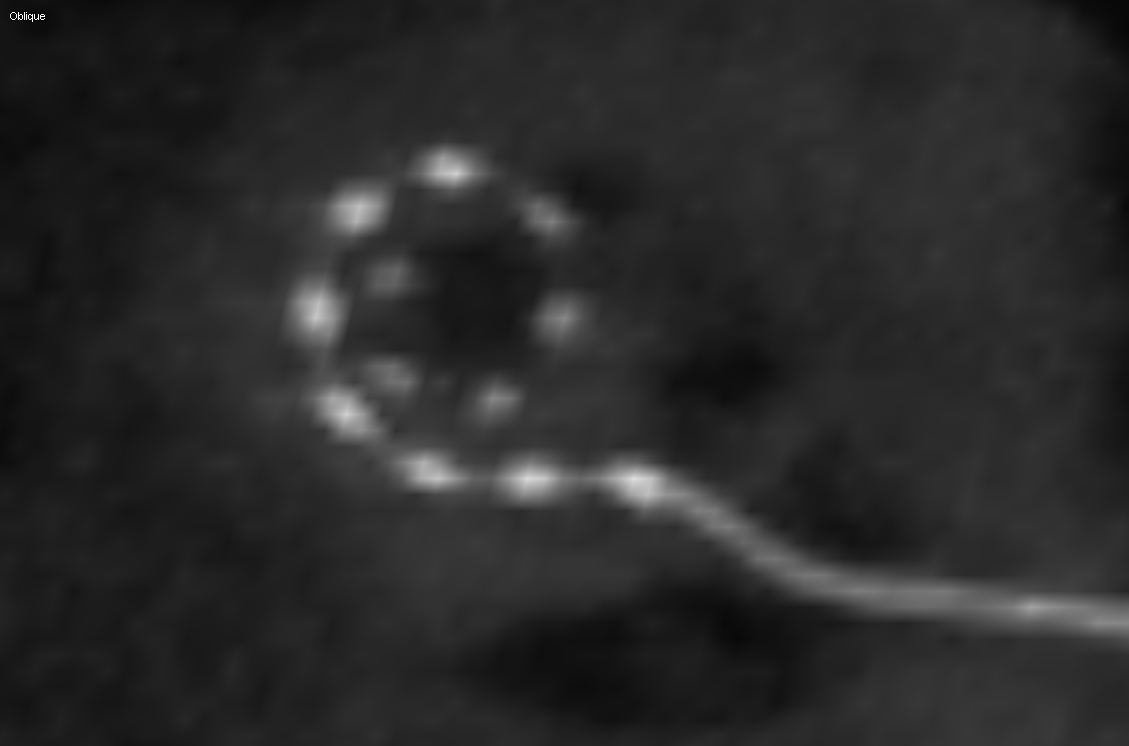
#> input picture DATA/ID15/ID15post.png, 1129 x 746 px
$ python Meagan_all.py
#> lines starting #> are read from the running program, lines starting #| are printed output that depends on the picture; after the words box and inside, x2 and y2 are one past the last pixel; in counts of white or black regions, pixels touching at a corner belong together
import sys
import matplotlib
import matplotlib.pyplot as plt
import numpy as np
import skimage
from skimage import feature, color, filters, draw, measure
from scipy import ndimage, spatial
from PIL import Image
import cv2
import argparse
import imutils
from imutils import contours
import math
from operator import itemgetter

# [13 lines of commented-out code are left out]
post = plt.imread("DATA/ID15/ID15post.png")
#> post is the input picture: shape (746, 1129, 4) float32; mean R, G, B, A 0.164, 0.164, 0.164, 1
pre = plt.imread("DATA/ID15/ID15pre.png")
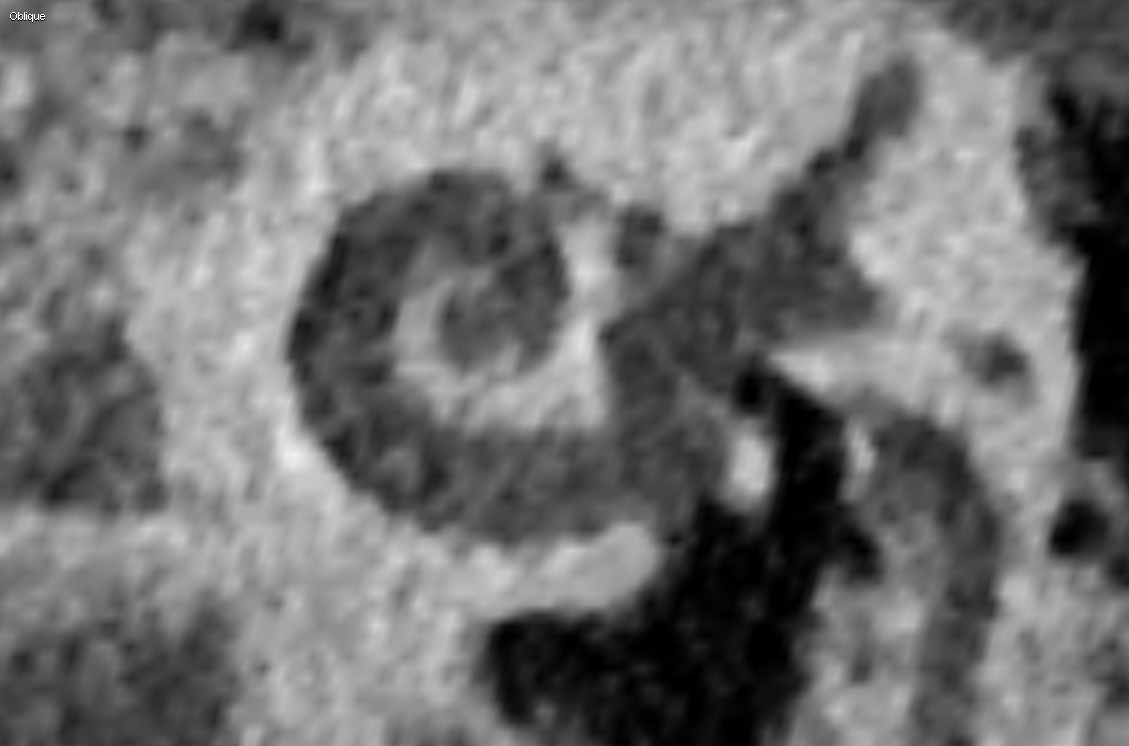
#> input picture DATA/ID15/ID15pre.png, 1129 x 746 px
#> pre is the input picture: shape (746, 1129, 4) float32; mean R, G, B, A 0.449, 0.449, 0.449, 1
# [10 lines of commented-out code are left out]

def crop_image(img):
    '''
    Crops image to remove text in top left/right corner.
    '''
    crop_img = img[50:img.shape[0], 0:img.shape[1]]
#> in crop_image (call 2), `crop_img = img[50:img.shape[0], 0:img.shape[1]]`:
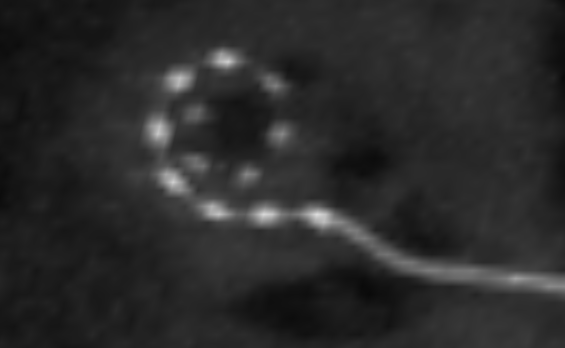
#> crop_img: shape (696, 1129, 4) float32 (shown at 1/2 size); mean R, G, B, A 0.167, 0.167, 0.167, 1
    return crop_img

def normalize(img):
    '''
    Normalize image so all pixel values are between 0 and 1.
    '''
    min_pixel = np.amin(img)
#> min_pixel = 0.0353
    max_pixel = np.amax(img)
#> max_pixel = 1
    norm_img = (img - min_pixel) * (1 / (max_pixel - min_pixel))
    return norm_img

#crop and normalize pre and post images
pre_crop = crop_image(pre)
post_crop = crop_image(post)
post_norm = normalize(post_crop)

def find_bright_points(image):
    '''
    Find brightest points in image. Function uses thresholding, based on the
    mean pixel of an image, to extract the brightest pixels.
    INPUT:
        - image: post-operative image
    OUTPUT:
        - thresh_img: mask image showing pixels between determined threshold and 1
    '''
    gray = cv2.cvtColor(image, cv2.COLOR_BGR2GRAY)
    mean_pixel = np.mean(gray)
#> mean_pixel = 0.136
    if mean_pixel < 0.1:
        thresh = 0.155
    elif mean_pixel > 0.1 and mean_pixel < 0.2:
        thresh = 0.35
    elif mean_pixel > 0.2 and mean_pixel < 0.285:
        thresh = 0.5
    elif mean_pixel > 0.285 and mean_pixel < 0.5:
        thresh = 0.8
    elif mean_pixel > 0.5:
        thresh = 0.99
    thresh_img = cv2.threshold(gray, thresh, 1, cv2.THRESH_BINARY)[1]
#> thresh_img: shape (696, 1129) float32; values 0 (black) and 1 (white), 3.8% white; 12 white regions, largest, box (x1, y1, x2, y2) and area: (753, 496, 1129, 584) 8261, (492, 406, 755, 495) 7585, (311, 333, 382, 390) 2589
    # perform a series of erosions and dilations to remove
    # any small blobs of noise from the thresholded image
    thresh_img = cv2.erode(thresh_img, None, iterations=6)
#> thresh_img: shape (696, 1129) float32; values 0 (black) and 1 (white), 1.5% white; 15 white regions (3 under 20 px), largest, box (x1, y1, x2, y2) and area: (801, 524, 1129, 577) 2922, (601, 417, 735, 480) 2072, (298, 237, 337, 287) 1298
    thresh_img = cv2.dilate(thresh_img, None, iterations=4)
#> thresh_img: shape (696, 1129) float32; values 0 (black) and 1 (white), 2.8% white; 13 white regions, largest, box (x1, y1, x2, y2) and area: (797, 520, 1129, 581) 5978, (597, 413, 739, 484) 3728, (317, 337, 376, 388) 2077

    return thresh_img

def select_spiral(thresh_img, center):
    '''
    Remove detected components that are more than 400 pixels left or right from the spiral center.
    INPUTS:
        - thresh_img: thresholded image showing contours (bright spots) - output from find_bright_points function
        - center: coordinates of spiral center
    OUTPUTS:
        - thresh_img_spiral: thresholded image containing only components within 400 of spiral center
    '''
    # copy thresh_img so original image won't be changed
    thresh_img_spiral = thresh_img.copy()
    # if spiral center is less than 400 pixels from either boundary, don't need to remove from that side
    # otherwise, set all pixels from 0 to center-400 and center+400 to end equal to zero
    if center[0] > 400 and center[0] < thresh_img.shape[1]-400:
        thresh_img_spiral[:, :int(center[0])-400] = 0
        thresh_img_spiral[:, int(center[0])+400:] = 0
    elif center[0] < 400 and center[0] < thresh_img.shape[1]-400:
        thresh_img_spiral[:, int(center[0])+400:] = 0
    elif center[0] > 400 and center[0] > thresh_img.shape[1]-400:
        thresh_img_spiral[:, :int(center[0])-400] = 0
    return thresh_img_spiral

def find_components(mask):
    '''
    Function finds all connected components (white parts of image), then determines which section of the image
    contains the most components. The components that are not in this section are blacked out.
    INPUT:
        - mask: mask image containing brightest points
    OUTPUT:
        - comp_img: image containing only components around spiral center
    '''
    #create empty list to store number of components in each section
    num_comps = list()
    #create copy of mask so original doesn't get changed
    mask_img = mask.copy()
    mask_img = np.uint8(mask_img)
    #loop over columns of mask
    for i in range(0, mask_img.shape[1]):
        nb_components, output, stats, centroids = cv2.connectedComponentsWithStats(mask_img[:,i:i+400], connectivity=8)
        #connectedComponentswithStats yields every seperated component with information on each of them, such as size
        #remove the background component
        sizes = stats[1:, -1]; nb_components = nb_components - 1
        num_comps.append(nb_components)
#> this loop made 1129 passes
#> (nb_components, sizes) on passes 1 to 3: (5, [1720, 2074, 294, 2077, 20]), (5, [1720, 2074, 305, 2077, 32]), (5, [1720, 2074, 315, 2077, 46])
#> pass 1, in find_components, `nb_components, output, stats, centroids = cv2.connectedComponentsWithS..`:
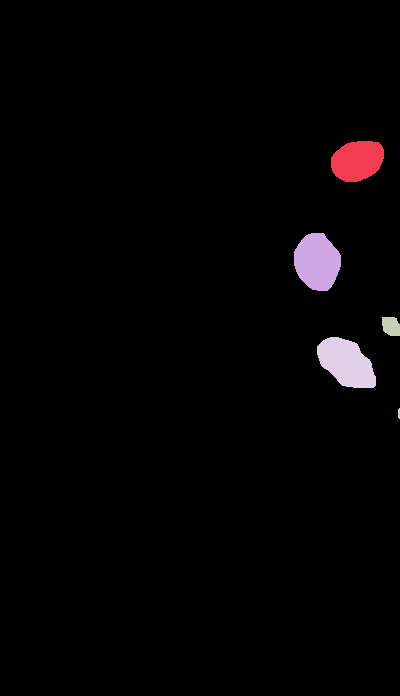
#> output: shape (696, 400) int32; 6 distinct labels, from 0 to 5; one colour per label, 0 black
#> after the loop, num_comps = 1129 values, max 11 at index 198, min 1 at index 777, mean 5.18

    #find index of section with most components
    most_comps = num_comps.index(max(num_comps))
#> most_comps = 198
    #index corresponds to index:index+400 on image
    #black out everything except that section
    mask_img[:, 0:most_comps] = 0
    mask_img[:, (most_comps)+400:] = 0
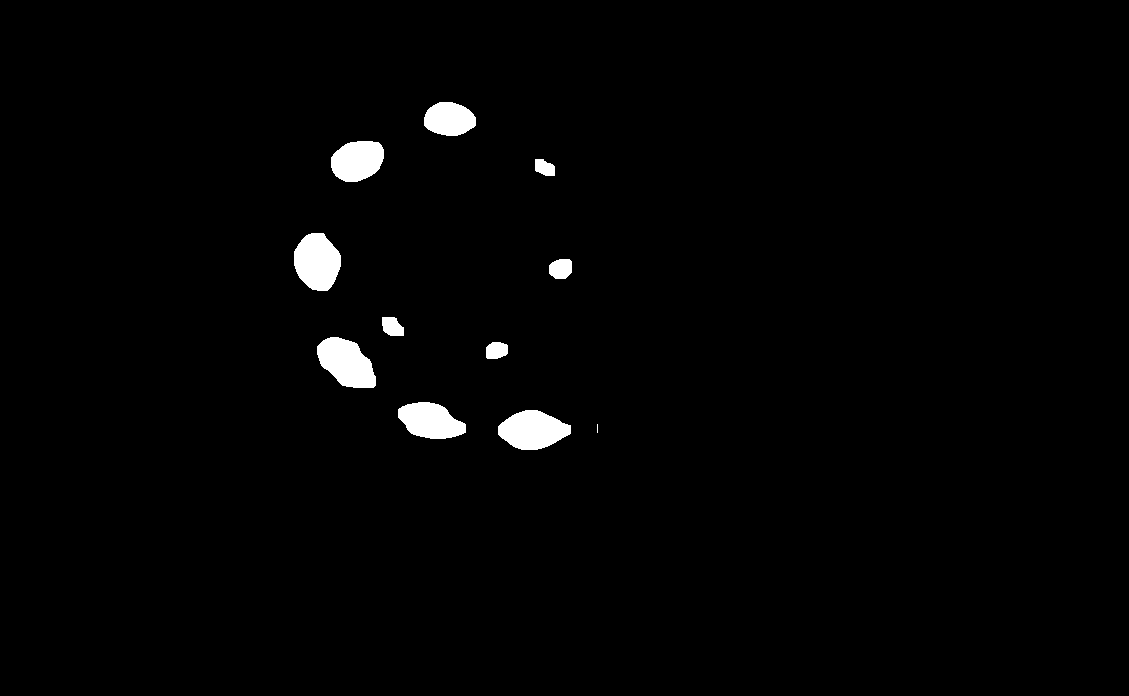
#> mask_img: shape (696, 1129); values 0 (black) and 1 (white), 1.6% white; 11 white regions (1 under 20 px), largest, box (x1, y1, x2, y2) and area: (317, 337, 376, 388) 2077, (294, 233, 341, 291) 2074, (498, 410, 571, 450) 2071

    #now get stats for only this section
    nb_components, output, stats, centroids = cv2.connectedComponentsWithStats(mask_img, connectivity=8)
#> output: shape (696, 1129) int32; 12 distinct labels, from 0 to 11
#> nb_components = 12; stats = [[0, 0, 1129, 696, 773345], [424, 102, 52, 34, 1379], [331, 141, 53, 41, 1720], [535, 159, 20, 17, 265], [294, 233, 47, 58, 2074], [549, 259, 23, 20, 390], [382, 317, 22, 19, 333], [317, 337, 59, 51, 2077], [486, 342, 22, 17, 319], [398, 402, 68, 37, 1802], [498, 410, 73, 40, 2071], [597, 424, 1, 9, 9]]; centroids = [[566.4, 348.2], [448.9, 118.8], [357, 160.3], [544.2, 167.3], [316.8, 261.5], [560.4, 268.4], [391.9, 326.3], [346, 362.6], [496.1, 350.1], [430, 420.6], [532.4, 429.9], [597, 428]]
    sizes = stats[1:, -1]; nb_components = nb_components - 1
#> after `sizes = stats[1:, -1]`: sizes = [1379, 1720, 265, 2074, 390, 333, 2077, 319, 1802, 2071, 9]
#> after `nb_components = nb_components - 1`: nb_components = 11

    #we only want to keep the smallest components since they tend to form a circle around the spiral center
    #also want to get rid of really small components, since they are likely just noise
    min_size = np.mean(sizes)*0.2
#> min_size = 226.2
    max_size = np.mean(sizes)*1.33
#> max_size = 1504

    #initialize output image with zeros
    comp_img = np.zeros((output.shape))

    #for every component in the image, you keep it only if it's below max_size
    for i in range(0, nb_components):
        if sizes[i] <= max_size and sizes[i] >= min_size:
            comp_img[output == i + 1] = 255
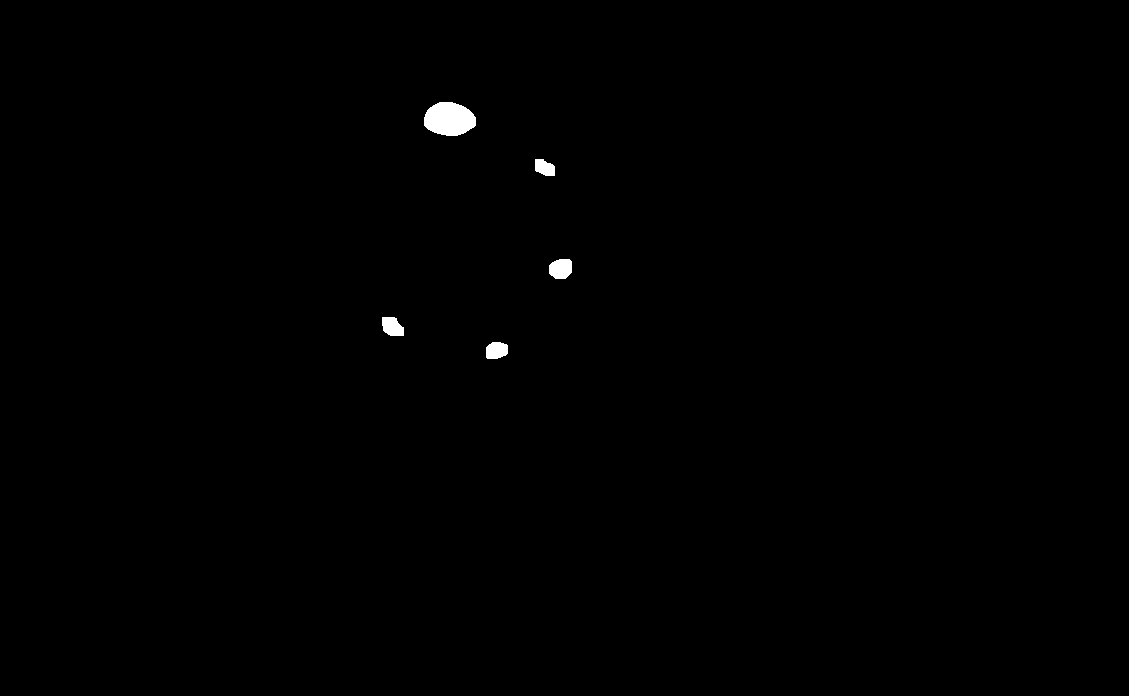
#> comp_img: shape (696, 1129) float64; 0.34% white; 5 white regions, box (x1, y1, x2, y2) and area: (424, 102, 476, 136) 1379, (549, 259, 572, 279) 390, (382, 317, 404, 336) 333, (486, 342, 508, 359) 319, (535, 159, 555, 176) 265

    return comp_img


def find_center(comp_img):
    '''
    Get x and y coordinates of all remaining components and find means of coordinates
    which will represent the center of the cochlear spiral.
    INPUTS:
        - comp_img: image of connected components
    OUTPUTS:
        - xmean: x coordinate of center
        - ymean: y coordinate of center
    '''
    comp_img = np.uint8(comp_img)
    y,x = np.nonzero(comp_img)
#> y = 2686 values from 102 to 358; x = 2686 values, max 571 at index 1687, min 382 at index 2034, mean 473
#> (the rest of the program and of its run is left out)
